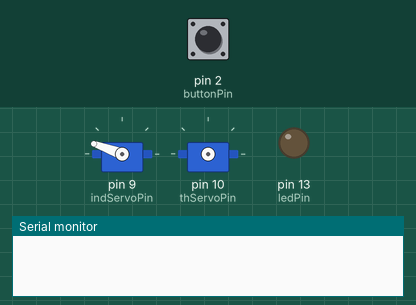
Simulated run of this sketch. Board: Arduino Uno, built with avr-gcc and run on an emulated ATmega328P. Shown: 2 × servo, output pins drawn as LEDs (lit = HIGH), the last lines printed to the serial monitor. Dashed ring = blinking. The inputs (shaded band) are chosen by the test bench; at power-on: pin 2 (buttonPin) LOW.

Above: at 1.2 s.
1.3 s: pin 2 (buttonPin) pulled HIGH for 1 s
At 1.78 s:
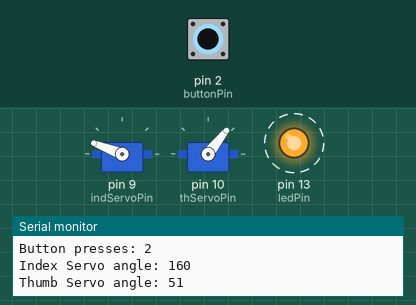
4.3 s: pin 2 (buttonPin) pulled HIGH for 3.2 s
At 8.4 s:
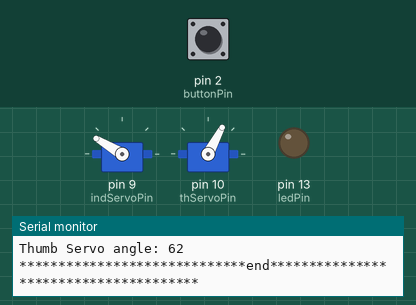
9.0 s: pin 2 (buttonPin) pulled HIGH for 0.15 s
At 9.5 s:
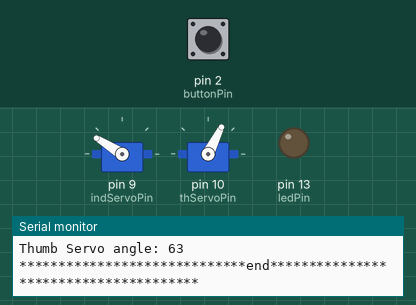
10.6 s: pin 2 (buttonPin) pulled HIGH for 3.2 s
At 11.81 s:
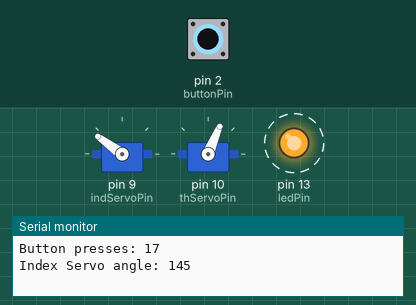
15.3 s: pin 2 (buttonPin) pulled HIGH for 3.2 s
At 19.4 s:
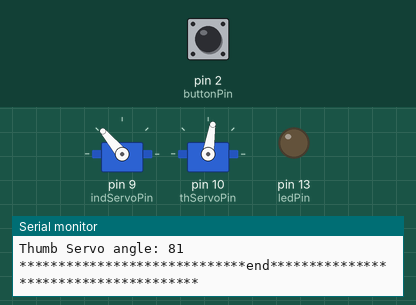
20.0 s: pin 2 (buttonPin) driven HIGH
At 20.49 s:
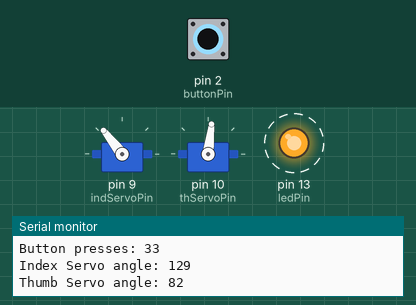
Timing chart, 0 to 28.2 s (numbered marks = the images above; inputs shaded):
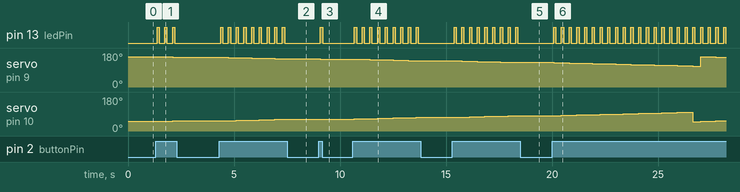

Measured:
- after the input at 1.3 s, pin 13 (ledPin): alternates HIGH for 0.10 s and LOW for 0.26 s, 6 changes in all, then stays LOW, starting after 0.07 s; servo on pin 9 (indServoPin): 160° → 159° after 0.44 s, → 158° 0.36 s later; servo on pin 10 (thServoPin): 51° → 52° after 0.44 s, → 53° 0.36 s later
- after the input at 4.3 s, pin 13 (ledPin): alternates HIGH for 0.10 s and LOW for 0.26 s, 18 changes in all, then stays LOW, starting after 0.08 s; servo on pin 9 (indServoPin): moves from 158° to 149° over 2.9 s, starting after 0.08 s; servo on pin 10 (thServoPin): moves from 53° to 62° over 2.9 s, starting after 0.08 s
- after the input at 9.0 s, pin 13 (ledPin): LOW → HIGH after 0.08 s, → LOW 0.10 s later; servo on pin 9 (indServoPin): 149° → 148° after 0.08 s; servo on pin 10 (thServoPin): 62° → 63° after 0.08 s
- after the input at 10.6 s, pin 13 (ledPin): alternates HIGH for 0.10 s and LOW for 0.26 s, 18 changes in all, then stays LOW, starting after 0.08 s; servo on pin 9 (indServoPin): moves from 148° to 139° over 2.9 s, starting after 0.08 s; servo on pin 10 (thServoPin): moves from 63° to 72° over 2.9 s, starting after 0.08 s
- after the input at 15.3 s, pin 13 (ledPin): alternates HIGH for 0.10 s and LOW for 0.26 s, 18 changes in all, then stays LOW, starting after 0.08 s; servo on pin 9 (indServoPin): moves from 139° to 130° over 2.9 s, starting after 0.08 s; servo on pin 10 (thServoPin): moves from 72° to 81° over 2.9 s, starting after 0.08 s
- after the input at 20.0 s, pin 13 (ledPin): alternates HIGH for 0.10 s and LOW for 0.26 s, starting after 0.08 s; servo on pin 9 (indServoPin): 130° → 129° after 0.08 s, → 128° 0.36 s later, → 127° 0.36 s later, → 126° 0.36 s later, … (23 changes in this stretch)

The sketch:

button_servo_test.ino
```cpp
#include <Servo.h>
// constants won't change. They're used here to set pin numbers:
const int buttonPin = 2;  // the number of the pushbutton pin
const int ledPin = 13;    // the number of the LED pin
const int indServoPin=9, thServoPin=10;

Servo index_servo, thumb_servo;  // create Servo object to control a servo
// twelve Servo objects can be created on most boards

int index_pos, index_pos_close= 110, index_pos_open = 160;
int thumb_pos, thumb_pos_close= 100,thumb_pos_open = 50;
// variables will change:
int buttonState = 0;  // variable for reading the pushbutton status
int lastButtonState =0;
int buttonPushCounter=0;

// int crnt_state =0;
void setup() {
  // initialize the LED pin as an output:
  index_servo.attach(indServoPin);
  // thumb_servo.attach(10);
  pinMode(ledPin, OUTPUT);
  // initialize the pushbutton pin as an input:
  pinMode(buttonPin, INPUT);
  index_servo.write(index_pos_open);
  Serial.begin(9600);
  thumb_pos=thumb_pos_open;


}

void loop() {
  // read the state of the pushbutton value:
   // Read the current button state
  buttonState = digitalRead(buttonPin);
  thumb_servo.detach();

  // Check if state has CHANGED
  if (buttonState != lastButtonState) {
    // If state changed from LOW to HIGH (button pressed)
    if (buttonState == HIGH) {
      buttonPushCounter++;      // Increment the counter

      Serial.println("****************before button press command**************************");
      Serial.print("Button presses: ");
      Serial.println(buttonPushCounter);
      Serial.print("Index Servo angle: ");
      Serial.println(index_pos);

      Serial.print("Thumb Servo angle: ");
      Serial.println(thumb_pos);

      index_pos--; //increment servo postion
      thumb_pos++;

      if (thumb_pos >=thumb_pos_close){

      thumb_pos=thumb_pos_open;
      thumb_servo.attach(thServoPin);
      thumb_servo.write(thumb_pos);
      }
      else{
        thumb_servo.attach(thServoPin);
        thumb_servo.write(thumb_pos);
      }


      if (index_pos<=index_pos_close){

        index_pos=index_pos_open;
        index_servo.write(index_pos);

      }
      else{ index_servo.write(index_pos);}
      // Optional: Blink LED to confirm
      digitalWrite(ledPin, HIGH);
      delay(100);
      digitalWrite(ledPin, LOW);
      thumb_servo.detach();

      Serial.println("****************After button Press**************************");
      Serial.print("Index Servo angle: ");
      Serial.println(index_pos);

      Serial.print("Thumb Servo angle: ");
      Serial.println(thumb_pos);

      Serial.println("*****************************end**************************************");

    }
    delay(50);  // Small delay to handle button bounce
  }

  // Save current state for next comparison
  // lastButtonState = buttonState;
}
```
